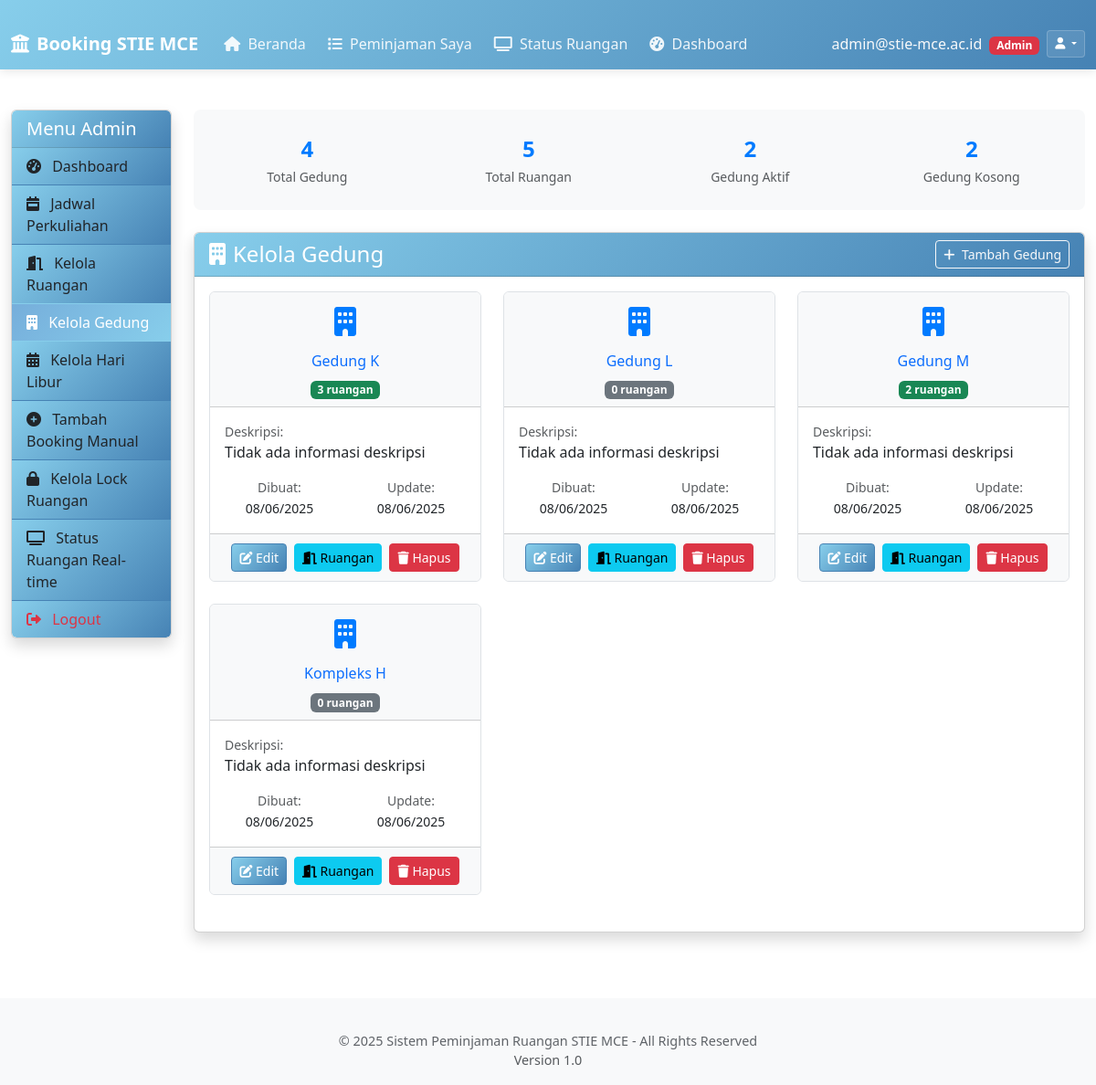
/admin/buildings.php (signed in), run on the app's committed database.
### tables this page shows
CREATE TABLE `tbl_gedung` (
  `id_gedung` int(11) NOT NULL,
  `nama_gedung` varchar(100) NOT NULL,
  `deskripsi` varchar(200) NOT NULL,
  `created_at` timestamp NOT NULL DEFAULT current_timestamp(),
  `updated_at` timestamp NOT NULL DEFAULT current_timestamp() ON UPDATE current_timestamp()
);

### admin/buildings.php (the view, shortened to what this page needs)
<?php
require_once '../config.php';
$stmt = $conn->prepare("
    SELECT g.*,
           COUNT(r.id_ruang) as room_count,
           g.created_at,
           g.updated_at
    FROM tbl_gedung g
    LEFT JOIN tbl_ruang r ON g.id_gedung = r.id_gedung
    GROUP BY g.id_gedung
    ORDER BY g.nama_gedung
");
$stmt->execute();
$buildings = $stmt->fetchAll();
?>
<!DOCTYPE html>
<html lang="id">
<head>
    <link rel="stylesheet" href="../style.css">
    <link rel="stylesheet" href="https://cdnjs.cloudflare.com/ajax/libs/font-awesome/6.0.0/css/all.min.css">
    <link rel="stylesheet" href="https://cdn.jsdelivr.net/npm/bootstrap@5.3.0/dist/css/bootstrap.min.css">
</head>
<body class="admin-theme">
    <header>
        <?php include '../header.php'; ?>
    </header>
    <div class="container-fluid mt-4">
        <div class="row">
            <div class="col-md-3 col-lg-2">
                <div class="card shadow mb-4">
                    <div class="card-header bg-primary text-white">
                        <h5 class="mb-0">Menu Admin</h5>
                    </div>
                    <div class="list-group list-group-flush">
                        <a href="admin-dashboard.php" class="list-group-item list-group-item-action">
                            <i class="fas fa-tachometer-alt me-2"></i> Dashboard
                        </a>
                        <a href="recurring_schedules.php" class="list-group-item list-group-item-action">
                            <i class="fas fa-calendar-week me-2"></i> Jadwal Perkuliahan
                        </a>
                        <a href="rooms.php" class="list-group-item list-group-item-action">
                            <i class="fas fa-door-open me-2"></i> Kelola Ruangan
                        </a>
                        <a href="buildings.php" class="list-group-item list-group-item-action active">
                            <i class="fas fa-building me-2"></i> Kelola Gedung
                        </a>
                        <a href="holidays.php" class="list-group-item list-group-item-action">
                            <i class="fas fa-calendar-alt me-2"></i> Kelola Hari Libur
                        </a>
                        <a href="admin_add_booking.php" class="list-group-item list-group-item-action">
                            <i class="fas fa-plus-circle me-2"></i> Tambah Booking Manual
                        </a>
                        <a href="rooms_locks.php" class="list-group-item list-group-item-action">
                            <i class="fas fa-lock me-2"></i> Kelola Lock Ruangan
                        </a>
                        <a href="room_status.php" class="list-group-item list-group-item-action">
                            <i class="fas fa-tv me-2"></i> Status Ruangan Real-time
                        </a>
                        <a href="../logout.php" class="list-group-item list-group-item-action text-danger">
                            <i class="fas fa-sign-out-alt me-2"></i> Logout
                        </a>
                    </div>
                </div>
            </div>
            <div class="col-md-9 col-lg-10">
                <div class="row mb-4">
                    <div class="col-md-12">
                        <div class="building-stats">
                            <div class="row">
                                <div class="col-md-3">
                                    <div class="stats-item">
                                        <div class="stats-number"><?= count($buildings) ?></div>
                                        <small class="text-muted">Total Gedung</small>
                                    </div>
                                </div>
                                <div class="col-md-3">
                                    <div class="stats-item">
                                        <?php
                                        $totalRooms = 0;
                                        foreach ($buildings as $building) {
                                            $totalRooms += $building['room_count'];
                                        }
                                        ?>
                                        <div class="stats-number"><?= $totalRooms ?></div>
                                        <small class="text-muted">Total Ruangan</small>
                                    </div>
                                </div>
                                <div class="col-md-3">
                                    <div class="stats-item">
                                        <?php
                                        $activeBuildings = 0;
                                        foreach ($buildings as $building) {
                                            if ($building['room_count'] > 0) $activeBuildings++;
                                        }
                                        ?>
                                        <div class="stats-number"><?= $activeBuildings ?></div>
                                        <small class="text-muted">Gedung Aktif</small>
                                    </div>
                                </div>
                                <div class="col-md-3">
                                    <div class="stats-item">
                                        <div class="stats-number"><?= count($buildings) - $activeBuildings ?></div>
                                        <small class="text-muted">Gedung Kosong</small>
                                    </div>
                                </div>
                            </div>
                        </div>
                    </div>
                </div>
                <div class="card shadow mb-4">
                    <div class="card-header bg-primary text-white d-flex justify-content-between align-items-center">
                        <h4 class="mb-0">
                            <i class="fas fa-building me-2"></i>Kelola Gedung
                        </h4>
                        <button type="button" class="btn btn-sm btn-outline-light" data-bs-toggle="modal" data-bs-target="#addBuildingModal">
                            <i class="fas fa-plus me-1"></i> Tambah Gedung
                        </button>
                    </div>
                    <div class="card-body">
                        <?php if (count($buildings) > 0): ?>
                            <div class="row">
                                <?php foreach ($buildings as $building): ?>
                                    <div class="col-md-6 col-lg-4 mb-4">
                                        <div class="card building-card h-100">
                                            <div class="card-header bg-light text-center">
                                                <div class="building-icon">
                                                    <i class="fas fa-building"></i>
                                                </div>
                                                <h6 class="mb-2 text-primary"><?= htmlspecialchars($building['nama_gedung']) ?></h6>
                                                <span class="badge bg-<?= $building['room_count'] > 0 ? 'success' : 'secondary' ?>">
                                                    <?= $building['room_count'] ?> ruangan
                                                </span>
                                            </div>
                                            <div class="card-body">
                                                <div class="mb-3">
                                                    <small class="text-muted d-block">Deskripsi:</small>
                                                    <span class="fw-medium">
                                                        <?= !empty($building['deskripsi']) ? htmlspecialchars($building['deskripsi']) : 'Tidak ada informasi deskripsi' ?>
                                                    </span>
                                                </div>
                                                <div class="row text-center">
                                                    <div class="col-6">
                                                        <small class="text-muted d-block">Dibuat:</small>
                                                        <small class="fw-medium">
                                                            <?= $building['created_at'] ? date('d/m/Y', strtotime($building['created_at'])) : 'N/A' ?>
                                                        </small>
                                                    </div>
                                                    <div class="col-6">
                                                        <small class="text-muted d-block">Update:</small>
                                                        <small class="fw-medium">
                                                            <?= $building['updated_at'] ? date('d/m/Y', strtotime($building['updated_at'])) : 'N/A' ?>
                                                        </small>
                                                    </div>
                                                </div>
                                            </div>
                                            <div class="card-footer bg-light">
                                                <div class="action-buttons d-flex justify-content-center">
                                                    <button type="button" class="btn btn-sm btn-primary"
                                                            data-bs-toggle="modal"
                                                            data-bs-target="#editBuildingModal<?= $building['id_gedung'] ?>">
                                                        <i class="fas fa-edit"></i> Edit
                                                    </button>
                                                    <button type="button" class="btn btn-sm btn-info"
                                                            onclick="viewBuildingRooms(<?= $building['id_gedung'] ?>)">
                                                        <i class="fas fa-door-open"></i> Ruangan
                                                    </button>
                                                    <button type="button" class="btn btn-sm btn-danger"
                                                            data-bs-toggle="modal"
                                                            data-bs-target="#deleteBuildingModal<?= $building['id_gedung'] ?>">
                                                        <i class="fas fa-trash"></i> Hapus
                                                    </button>
                                                </div>
                                            </div>
                                        </div>
                                    </div>
                                <?php endforeach; ?>
                            </div>
                        <?php endif; ?>
                    </div>
                </div>
            </div>
        </div>
    </div>
    <footer class="mt-5 py-3 bg-light">
        <?php include '../footer.php'; ?>
    </footer>
</body>
</html>

### style.css (style rules this page uses)
:root { --primary-color: #1a73e8; --secondary-color: #4285f4; --success-color: #0f9d58; --warning-color: #f4b400; --danger-color: #db4437; --light-color: #f8f9fa; --dark-color: #202124; --gray-color: #5f6368; }
html, body { overflow-x: hidden; width: 100%; max-width: 100vw; scroll-behavior: smooth; }
body { font-family: 'Roboto', 'Segoe UI', Arial, sans-serif; background-color: #f5f5f5; color: #333; padding-top: 76px; }
.admin-theme { --primary-color: #87ceeb; --secondary-color: #b0e0e6; --accent-color: #4682b4; --bg-gradient: linear-gradient(135deg, #e6f3ff, #b3d9ff); --card-bg: rgba(176, 224, 230, 0.1); --border-color: #87ceeb; }
.admin-theme .card-header.bg-primary { background: linear-gradient(135deg, #87ceeb, #4682b4) !important; }
.admin-theme .btn-primary { background: linear-gradient(135deg, #87ceeb, #4682b4); border-color: #4682b4; }
.admin-theme .list-group-item { background: linear-gradient(135deg, #87ceeb, #4682b4); border-color: #4682b4; }
.admin-theme .list-group-item.active { background: linear-gradient(135deg, #76aedb, #87ceeb); border-color: #87ceeb; }
.main-content, .dashboard-container, .container, .container-fluid { margin-top: 0; padding-top: 20px; max-width: 100%; overflow-x: hidden; }
.card { border: none; border-radius: 10px; overflow: hidden; transition: all 0.3s ease; }
.card-header { font-weight: 600; border-bottom: none; }
.btn { border-radius: 6px; padding: 8px 16px; font-weight: 500; transition: all 0.3s ease; }
.btn-primary { background-color: var(--primary-color); border-color: var(--primary-color); }
.btn-danger { background-color: var(--danger-color); border-color: var(--danger-color); }
.action-buttons { display: flex; gap: 4px; justify-content: center; flex-wrap: wrap; }
.badge { padding: 5px 8px; font-weight: 500; border-radius: 4px; }
footer { background-color: var(--light-color); color: var(--gray-color); text-align: center; font-size: 0.9rem; margin-top: 3rem; padding: 2rem 0; }

### admin/buildings.php (style rules this page uses)
.building-card { transition: transform 0.3s ease, box-shadow 0.3s ease; border: 1px solid #dee2e6; }
.building-stats { background: #f8f9fa; border-radius: 8px; padding: 15px; }
.stats-item { text-align: center; padding: 10px; }
.stats-number { font-size: 1.5rem; font-weight: 700; color: #007bff; }
.action-buttons .btn { margin: 2px; }
.building-icon { font-size: 2rem; color: #007bff; margin-bottom: 10px; }

### data on the page
tbl_gedung: nama_gedung "Gedung K", room_count "3", deskripsi "Tidak ada informasi deskripsi", created_at "08/06/2025", updated_at "08/06/2025"
tbl_gedung: nama_gedung "Gedung L", room_count "0", deskripsi "Tidak ada informasi deskripsi", created_at "08/06/2025", updated_at "08/06/2025"
tbl_gedung: nama_gedung "Gedung M", room_count "2", deskripsi "Tidak ada informasi deskripsi", created_at "08/06/2025", updated_at "08/06/2025"
tbl_gedung: nama_gedung "Kompleks H", room_count "0", deskripsi "Tidak ada informasi deskripsi", created_at "08/06/2025", updated_at "08/06/2025"

### other printed values
$userDisplayName "admin@stie-mce.ac.id"
$userRole "Admin"
count($buildings) "4"
$totalRooms "5"
$activeBuildings "2"
count($buildings) - $activeBuildings "2"
$config['site_name'] "Sistem Peminjaman Ruangan STIE MCE"
